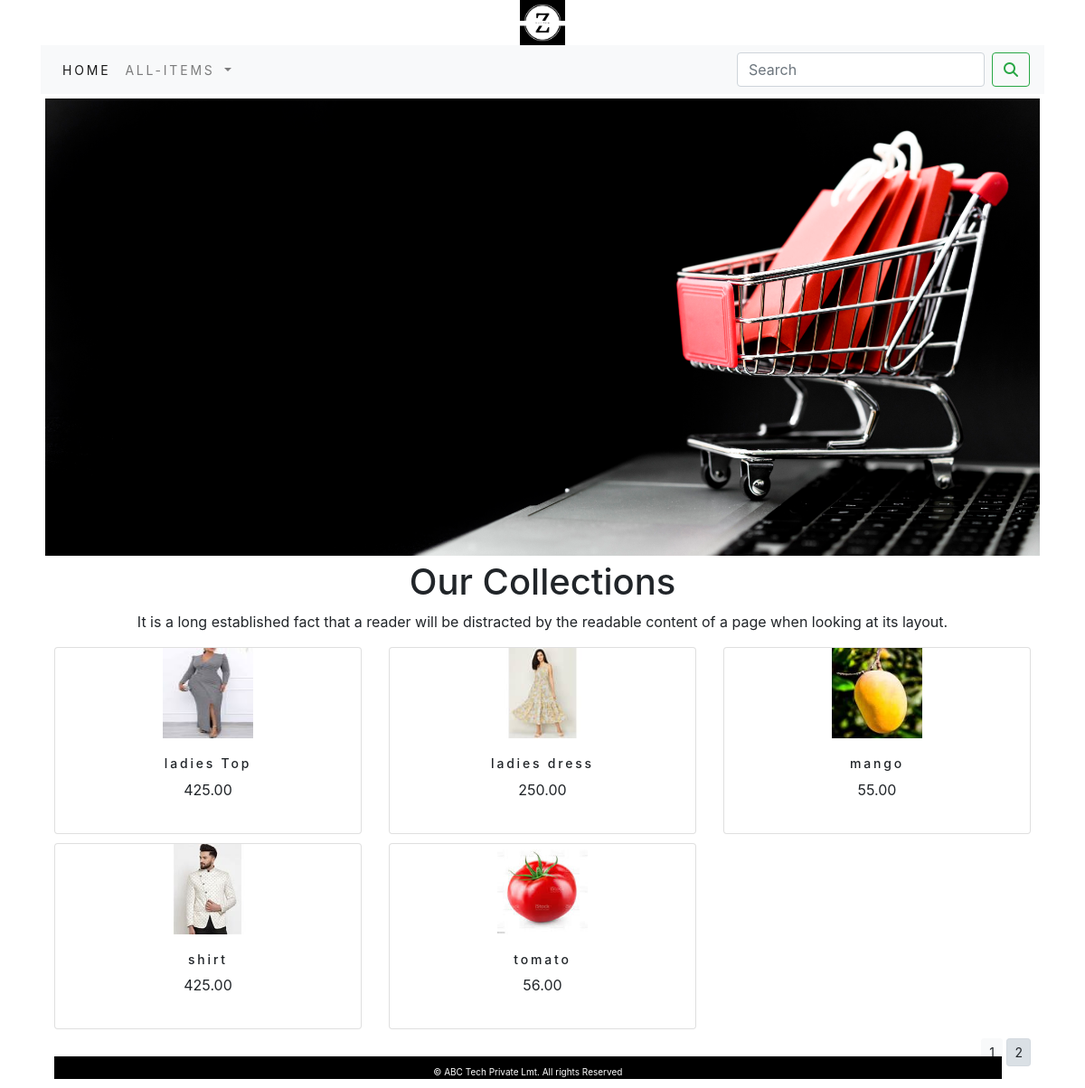
Screenshot of /shop/?page=2 with the database file from the repository.
### shopapp/models.py (models this page shows, shortened)
class Product(models.Model):
    name=models.CharField(max_length=250,unique=True)
    slug=models.SlugField(max_length=250,unique=True)
    description=models.TextField(blank=True)
    Price=models.DecimalField(max_digits=10,decimal_places=2)
    category=models.ForeignKey(Category, on_delete=models.CASCADE)
    image=models.ImageField(upload_to='Product')
    stock=models.IntegerField()
    available=models.BooleanField(default=True)
    created=models.DateTimeField(auto_now_add=True)
    updated=models.DateTimeField(auto_now=True)
    class Meta:
        ordering = ['name']
        verbose_name = 'product'
        verbose_name_plural = 'products'
    def get_url(self):
        return reverse('shopapp:prodetail', args=[self.category.slug,self.slug])

### shopapp/views.py (the view)
# urls.py: path('',views.allProdCat, name='allProdCat'),
def allProdCat(request,c_slug = None):
    c_page = None
    products_list = None
    if c_slug!=None:
        c_page=get_object_or_404(Category,slug=c_slug)
        products_list =Product.objects.all().filter(category=c_page,available=True)
    else:
        products_list =Product.objects.all().filter(available=True)
    paginator=Paginator(products_list,6)
    try:
        page=int(request.GET.get('page','1'))
    except:
        page=1
    try:
        products=paginator.page(page)
    except(EmptyPage,InvalidPage):
        products=paginator.page(paginator.num_pages)
    return render(request,'category.html',{'category': c_page,'products':products})

### cartapp/context_processor.py (called while the page is built)
def counter(request):
    item_count=0
    if 'admin' in request.path:
        return {}
    else:
         try:
             cart=Cart.objects.filter(cart_id=cart_id(request))
             cart_item=CartItem.objects.all().filter(cart=cart[:1])
             for i in cart_item:
                 item_count += i.quandity
         except Cart.DoesNotExist:
             item_count=0
    return dict(item_count=item_count)

### cartapp/views.py (called while the page is built)
def cart_id(request):
    cart = request.session.session_key
    if not cart:
        cart=request.session.create()
    return cart

### shopapp/context_processor.py (called while the page is built)
def menu_links(request):
    links=Category.objects.all()
    return dict(links=links)

### shopapp/models.py (called while the page is built)
    def get_url(self):
        return reverse('shopapp:Product_by_category',args=[self.slug])

### templates/category.html (shortened to what this page needs)
{% extends 'base.html' %}
{% load static %}
{% block body %}
    <div class="mx_auto">
        {% if category %}
        <img class="my_image" src="{{category.image.url}}" alt="{{category.name}}" height="50px" width="50px">
    </div>
    <div>
        <h3 class="text-center my_title">{{cateogry.name}}</h3>
        <p class="text-justify">{{category.description}}</p>
    </div>
    {% else %}
    <div>
        <img class="my_image my_image_padding" src="{% static 'img/ban.jpg' %}" alt="banner">
    </div>
    <div>
        <h1>
            <center>
                Our Collections
            </center>
        </h1>
        <p class="text-center">
            It is a long established fact that a reader will be distracted by the readable content of a page when looking at its layout.
        </p>
    </div>
    {% endif %}
<div class="container">
    <div class="row mx_auto">
        {% for i in products.object_list %}
        <div class="my_bottom_margin col-9 col-sm-12 col-md-4 col-lg-4">
            <div class="card text-center" style="min-width:18rem;">
                <a href="{{i.get_url}}"><img src="{{i.image.url}}" alt="image.name" height="100px" width="100px"></a>
                <div class="card-body">
                    <h3>{{i.name}}</h3>
                    <p>{{i.Price}}</p>
                </div>
            </div>
        </div>
        {% endfor %}
    </div>
    <div class="mx_auto">
        {% if products.paginator.num_pages > 1 %}
        <div class="text-right">
            {% for pg in products.paginator.page_range %}
                <a href="?page={{pg}}" class="btn btn-light btn-sm {% if products.number == pg %} active {% endif %}">{{pg}}</a>
            {% endfor %}
        </div>
        {% endif %}
    </div>
    <br>
</div>
{% endblock %}

### static/custom.css (style rules this page uses)
.my_image { width:100%; height:auto; }
.my_image_padding { padding:5px; }
.my_bottom_margin { margin-bottom:10px; }
.card-body h3 { font-size:14px; text_transform:uppercase; letter-spacing:.2em; }

### rows the page displays
Product: image (picture), name "ladies Top", Price "425.00"
Product: image (picture), name "ladies dress", Price "250.00"
Product: image (picture), name "mango", Price "55.00"
Product: image (picture), name "shirt", Price "425.00"
Product: image (picture), name "tomato", Price "56.00"

### other values shown
{{ pg }} "1" "2"
